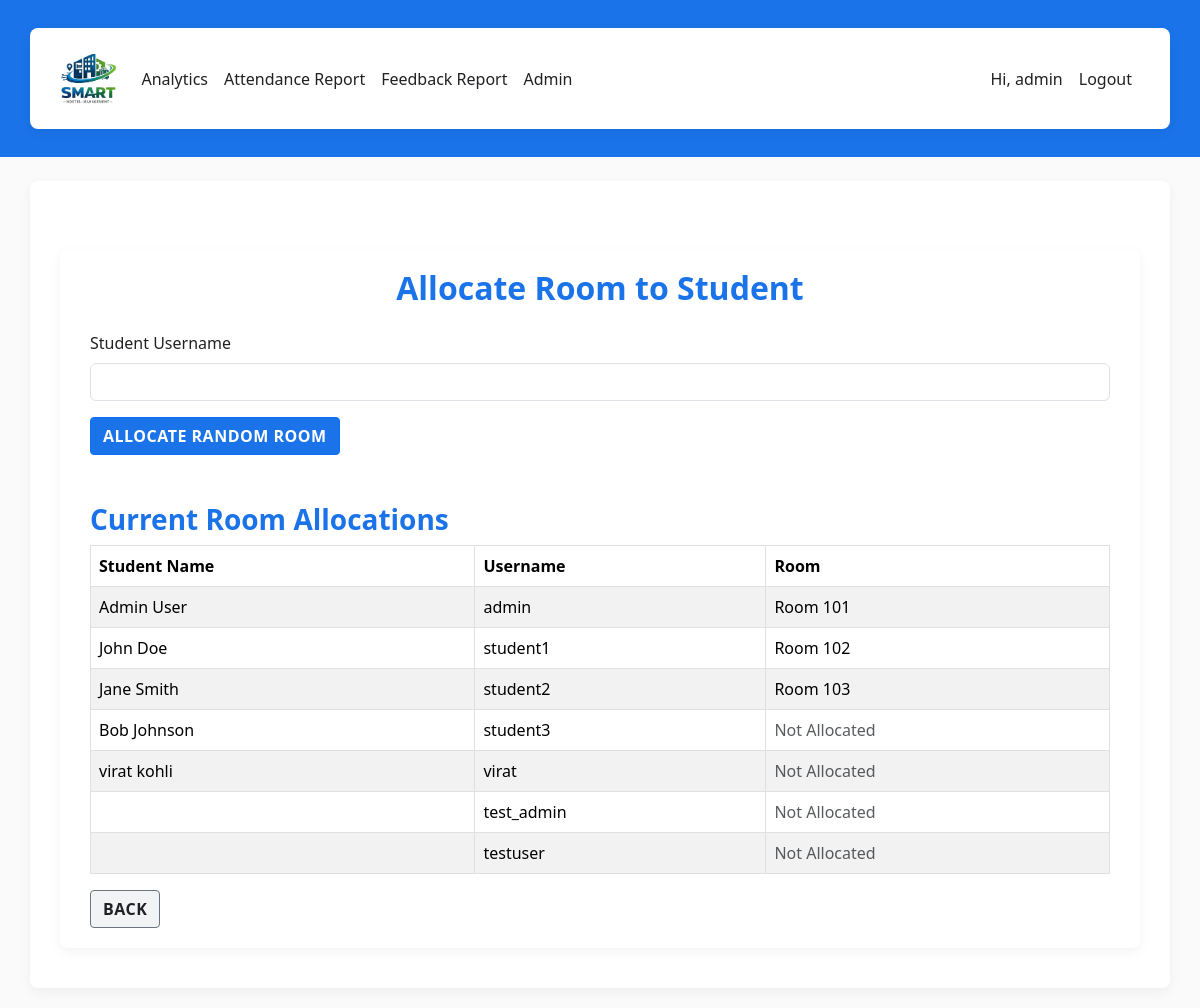
The page /allocate/ (signed in) on the database its author committed.
### hostel/models.py (models this page shows, shortened)
class StudentProfile(models.Model):
    user = models.OneToOneField(User, on_delete=models.CASCADE)
    roll_number = models.CharField(max_length=30, blank=True, null=True)
    room = models.ForeignKey(Room, on_delete=models.SET_NULL, null=True, blank=True)
    fees_due = models.DecimalField(max_digits=9, decimal_places=2, default=0)
    fees_paid = models.DecimalField(max_digits=9, decimal_places=2, default=0)
    joined_on = models.DateField(default=timezone.now)

class Room(models.Model):
    room_no = models.CharField(max_length=10, unique=True)
    capacity = models.PositiveIntegerField(default=1)
    rent = models.DecimalField(max_digits=8, decimal_places=2, default=0)
    is_active = models.BooleanField(default=True)

### hostel/views.py (the view)
# urls.py: path('allocate/', views.allocate_room, name='allocate_room'),
@user_passes_test(lambda u: u.is_staff)
def allocate_room(request):
    if request.method == 'POST':
        form = AllocateRoomForm(request.POST)
        if form.is_valid():
            username = form.cleaned_data['username']
            try:
                user = User.objects.get(username=username)
                profile = user.studentprofile
                available_rooms = Room.objects.filter(is_active=True).annotate(occupants=Count('studentprofile')).filter(occupants__lt=F('capacity'))
                if not available_rooms:
                    messages.error(request, 'No available rooms.')
                else:
                    room = random.choice(list(available_rooms))
                    profile.room = room
                    if profile.fees_due in (None, 0):
                        profile.fees_due = room.rent
                    profile.save()
                    messages.success(request, f'Room {room.room_no} allocated randomly to {user.username}.')
            except User.DoesNotExist:
                messages.error(request, 'User not found.')
            return redirect('allocate_room')
    else:
        form = AllocateRoomForm()
    students = StudentProfile.objects.select_related('user','room')
    rooms = Room.objects.filter(is_active=True)
    return render(request, 'hostel/allocate_room.html', {'form': form, 'students': students, 'rooms': rooms})

### hostel/forms.py
class AllocateRoomForm(forms.Form):
    username = forms.CharField(label='Student username', widget=forms.TextInput(attrs={'class': 'form-control'}))

### templates/hostel/allocate_room.html (shortened to what this page needs)
{% extends 'hostel/base.html' %}
{% block content %}
<div class="container mt-5">
  <h2>Allocate Room to Student</h2>
  <form method="post" class="mt-4">
    <div class="mb-3">
      <label for="id_username" class="form-label">Student Username</label>
      {{ form.username }}
    </div>
    <button type="submit" class="btn btn-primary">Allocate Random Room</button>
  </form>
  <h3 class="mt-5">Current Room Allocations</h3>
  <table class="table table-striped">
    <thead>
      <tr>
        <th>Student Name</th>
        <th>Username</th>
        <th>Room</th>
      </tr>
    </thead>
    <tbody>
      {% for student in students %}
        <tr>
          <td>{{ student.user.get_full_name }}</td>
          <td>{{ student.user.username }}</td>
          <td>{% if student.room %}Room {{ student.room.room_no }}{% else %}<span class="text-muted">Not Allocated</span>{% endif %}</td>
        </tr>
      {% empty %}
        <tr><td colspan="3">No students yet.</td></tr>
      {% endfor %}
    </tbody>
  </table>
  <a href="{% url 'dashboard' %}" class="btn btn-secondary">Back</a>
</div>
{% endblock %}

### templates/hostel/base.html (shortened to what this page needs)
{% load static %}
<!doctype html>
<html lang="en">
  <head>
    <link href="https://cdn.jsdelivr.net/npm/bootstrap@5.3.2/dist/css/bootstrap.min.css" rel="stylesheet">
    <link href="{% static 'hostel/css/style.css' %}" rel="stylesheet">
  </head>
  <body>
    <nav class="navbar navbar-expand-lg navbar-dark mb-4" style="background: #1A73E8;">
      <div class="container">
        <a class="navbar-brand" href="{% url 'home' %}">
          <img src="{% static 'hostel/img/logo.png' %}" alt="Smart Hostel" class="d-inline-block align-text-top logo-img">
        </a>
        <div class="collapse navbar-collapse" id="nav">
          <ul class="navbar-nav me-auto">
            {% if user.is_authenticated %}
              {% if user.is_staff %}
                <li class="nav-item"><a class="nav-link" href="{% url 'analytics' %}">Analytics</a></li>
                <li class="nav-item"><a class="nav-link" href="{% url 'attendance_report' %}">Attendance Report</a></li>
                <li class="nav-item"><a class="nav-link" href="{% url 'feedback_report' %}">Feedback Report</a></li>
                <li class="nav-item"><a class="nav-link" href="/admin/">Admin</a></li>
              {% endif %}
            {% endif %}
          </ul>
          <ul class="navbar-nav">
            {% if user.is_authenticated %}
              <li class="nav-item"><span class="nav-link">Hi, {{ user.username }}</span></li>
              <li class="nav-item"><a class="nav-link" href="{% url 'logout' %}">Logout</a></li>
            {% else %}
              <li class="nav-item"><a class="nav-link" href="{% url 'login' %}">Login</a></li>
              <li class="nav-item"><a class="nav-link" href="{% url 'signup' %}">Sign up</a></li>
            {% endif %}
          </ul>
        </div>
      </div>
    </nav>
    <div class="container">
      {% block content %}{% endblock %}
    </div>
  </body>
</html>

### static/hostel/css/style.css (style rules this page uses)
body { font-family: 'Segoe UI', Tahoma, Geneva, Verdana, sans-serif; background: #FAFAFA; color: #202124; min-height: 100vh; margin: 0; }
.container { background: #FFFFFF; border-radius: 8px; box-shadow: 0 4px 12px rgba(0,0,0,0.05); margin: 20px auto; padding: 20px 30px; }
h1,h2,h3,h4,h5,h6 { color: #1A73E8; font-weight: 600; }
h2 { text-align: center; margin-bottom: 20px; }
a { color: #0D47A1; }
.btn { border-radius: 4px; font-weight: 600; text-transform: uppercase; letter-spacing: 0.5px; transition: background 0.2s ease; }
.btn-primary { background: #1A73E8; color: #fff; }
.btn-secondary { background: #F1F3F4; color: #202124; }
p, li, span, label, input, textarea { color: #202124; }
a, .nav-link { color: #0D47A1; }
table { width: 100%; border-collapse: collapse; }
table th, table td { padding: 8px 12px; border: 1px solid #e0e0e0; }
table th { background: #F1F3F4; }
input, select, textarea { border: 1px solid #d0d0d0; border-radius: 4px; padding: 8px 10px; background: #FFFFFF; width: 100%; }
.mb-3 { margin-bottom: 1rem; }
.navbar, .footer { background: #1A73E8; }
.navbar .nav-link, .footer a { color: #202124 !important; }
.navbar .navbar-brand { color: #202124 !important; }
.navbar-brand img { height: 50px; width: auto; display: block; }

### rows shown on the page
StudentProfile: user.get_full_name "Admin User", user.username "admin", room.room_no "101"
StudentProfile: user.get_full_name "John Doe", user.username "student1", room.room_no "102"
StudentProfile: user.get_full_name "Jane Smith", user.username "student2", room.room_no "103"
StudentProfile: user.get_full_name "Bob Johnson", user.username "student3", shows "Not Allocated"
StudentProfile: user.get_full_name "virat kohli", user.username "virat", shows "Not Allocated"
StudentProfile: user.username "test_admin", shows "Not Allocated"
StudentProfile: user.username "testuser", shows "Not Allocated"

### other values the page prints
{{ user.username }} "admin"
